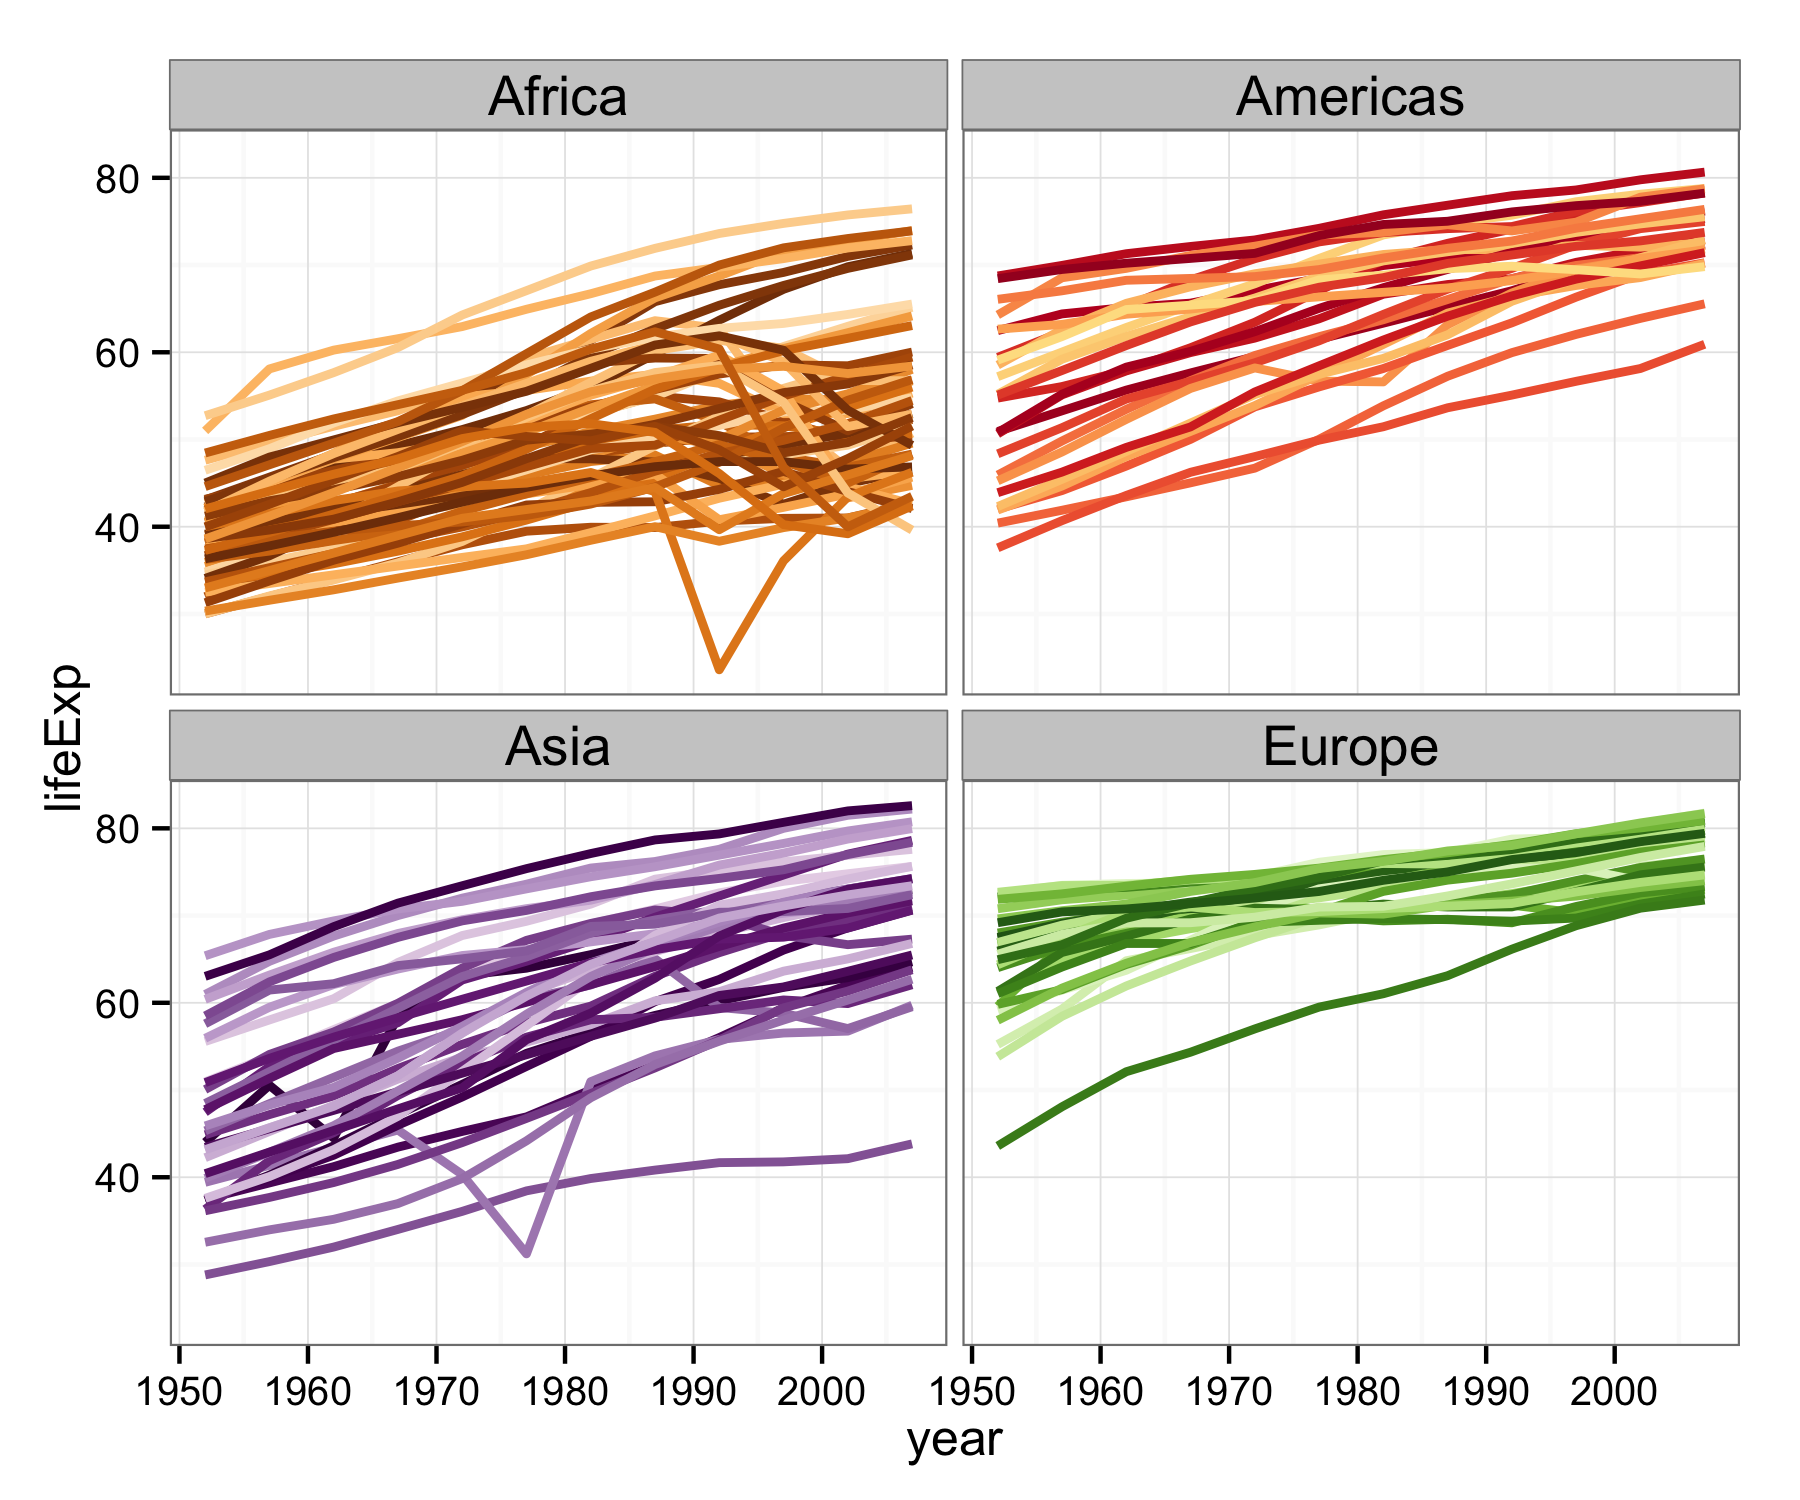

Here is the R script that generated this plot:
#' ---
#' title: LINEPLOT
#' ---

library(ggplot2)
library(downloader)

this_base <- "0043_lineplot"

## use an excerpt of the Gapminder data
## prepared and posted by Jenny Bryan for use in teaching
gDat_url <- "http://tiny.cc/gapminder"
gDat <- read.delim(file = gDat_url)
str(gDat)

download("https://raw.githubusercontent.com/jennybc/ggplot2-tutorial/master/gapminder-country-colors.tsv", 
         "gapminder-country-colors.tsv")

country_colors <- read.delim("gapminder-country-colors.tsv",
                             colClasses = list(color = "character"))
str(country_colors)

gDat <- droplevels(subset(gDat, continent != "Oceania"))
country_colors <- droplevels(subset(country_colors, continent != "Oceania"))

jYear <- 2007 # this can obviously be changed
jPch <- 21
jDarkGray <- 'grey20'
jXlim <- c(150, 115000)
jYlim <- c(16, 100)

## handy for ggplot2 scale_fill_manual()
jColors <- country_colors$color
names(jColors) <- country_colors$country

p <- ggplot(gDat, aes(x = year, y = lifeExp, group = country)) +
  geom_line(lwd = 1, show_guide = FALSE) + 
  facet_wrap(~ continent) +
  aes(color = country) + 
  scale_color_manual(values = jColors) +
  theme_bw() + 
  theme(strip.text = element_text(size = rel(1.1)))

p

ggsave(paste0(this_base, ".png"), p, width = 6, height = 5)
